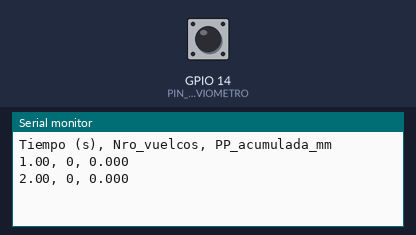
Simulated run of this sketch. Board: ESP32-S3. On the bench: the last lines printed to the serial monitor. The inputs (shaded band) are chosen by the test bench; at power-on: GPIO 14 (PIN_PLUVIOMETRO) HIGH.

Above: at 2.2 s.
2.3 s: GPIO 14 (PIN_PLUVIOMETRO) pulled LOW for 0.15 s
At 3.7 s:
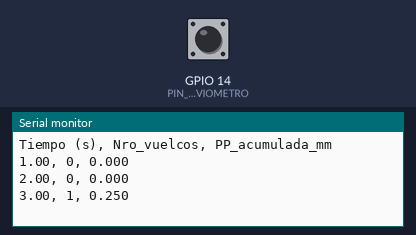
3.9 s: GPIO 14 (PIN_PLUVIOMETRO) pulled LOW for 1 s
At 4.8 s:
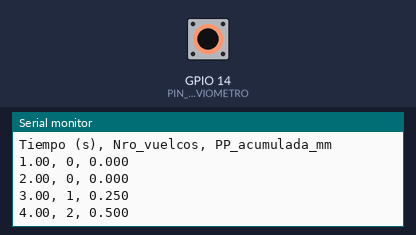
6.4 s: GPIO 14 (PIN_PLUVIOMETRO) pulled LOW for 0.15 s
At 7.5 s:
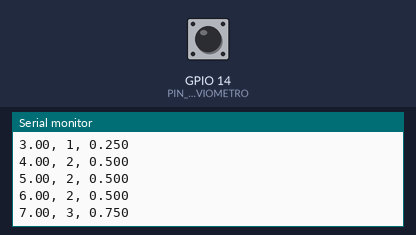
Timing chart, 0 to 9.4 s (numbered marks = the images above; inputs shaded):
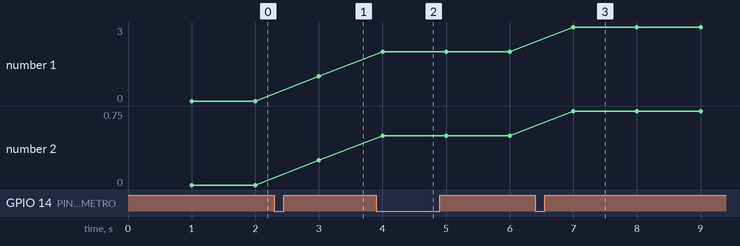

Measured:
- after the input at 2.3 s, the serial monitor: prints a new line after 0.70 s (image 1)
- after the input at 3.9 s, the serial monitor: prints a new line after 0.10 s (image 2)
- after the input at 6.4 s, the serial monitor: prints a new line after 0.60 s (image 3)
- plotted number 1: 2 → 3 after the input at 6.4 s
- plotted number 2: 0 → 0.25 after the input at 2.3 s, 0.25 → 0.5 after the input at 3.9 s, 0.5 → 0.75 after the input at 6.4 s

The sketch:

CodigoESP32_Experiencia4_Pluviometria.ino
```cpp
// Codigo para medicion de precipitacion con pluviometro de cangilones y ESP32.
//
// El pluviometro genera un pulso cada vez que el cangilon se vuelca.
// El programa cuenta la cantidad total de vuelcos y calcula la precipitacion
// acumulada usando una constante de calibracion C definida por el usuario.
//
// Esquema de conexion tipico:
//
// ESP32-S3        Pluviometro
// --------        -----------
// GPIO 4  ------- Señal
// GND     ------- GND
//
// Nota:
// Se usa INPUT_PULLUP, por lo que se asume que el contacto del pluviometro
// cierra contra GND cuando ocurre un vuelco.
// En ese caso, el pulso se detecta en el flanco de bajada: FALLING.


// ================= CONFIGURACION =================

// Pin donde se conecta la señal del pluviometro
const int PIN_PLUVIOMETRO = 14;

// Intervalo entre salidas por Serial, en segundos
const float INTERVALO = 1.0;

// Constante de calibracion del pluviometro
// Unidad: mm por vuelco
// Ejemplo: C = 0.25 significa que cada vuelco equivale a 0.2 mm de
// precipitacion equivalente
const float C = 0.25;

// Tiempo minimo entre vuelcos validos, en milisegundos
// Sirve para evitar rebotes mecanicos del contacto.
// Para pluviometros de cangilones suele ser razonable usar 100 a 300 ms.
const unsigned long TIEMPO_ANTIRREBOTE = 200;

// =================================================


// Variables modificadas dentro de la interrupcion
volatile unsigned long numeroVuelcos = 0;
volatile unsigned long ultimoPulso = 0;

// Control de tiempo para la salida serial
unsigned long tiempoAnterior = 0;


// Funcion que se ejecuta cada vez que se detecta un pulso
void IRAM_ATTR contarVuelco() {
  unsigned long tiempoActual = millis();

  // Antirrebote: solo cuenta el pulso si paso suficiente tiempo
  // desde el ultimo pulso valido
  if (tiempoActual - ultimoPulso > TIEMPO_ANTIRREBOTE) {
    numeroVuelcos++;
    ultimoPulso = tiempoActual;
  }
}


void setup() {
  Serial.begin(115200);       // Inicializa comunicacion serial
  delay(1000);                // Espera breve para estabilizar la conexion serial

  // Configura el pin del pluviometro con resistencia pull-up interna
  pinMode(PIN_PLUVIOMETRO, INPUT_PULLUP);

  // Asocia una interrupcion al pin del pluviometro
  // FALLING detecta cuando la señal pasa de HIGH a LOW
  attachInterrupt(digitalPinToInterrupt(PIN_PLUVIOMETRO), contarVuelco, FALLING);

  // Encabezado CSV
  Serial.println("Tiempo (s), Nro_vuelcos, PP_acumulada_mm");
}


void loop() {
  unsigned long tiempoActual = millis();

  if (tiempoActual - tiempoAnterior >= INTERVALO * 1000) {
    tiempoAnterior = tiempoActual;

    // Copia segura del contador
    // Se desactivan brevemente las interrupciones para evitar leer
    // la variable justo mientras esta siendo modificada.
    noInterrupts();
    unsigned long vuelcos = numeroVuelcos;
    interrupts();

    // Calcula precipitacion acumulada
    float ppAcumulada = vuelcos * C;

    // Tiempo en segundos
    float tiempo_s = tiempoActual / 1000.0;

    // Salida CSV
    Serial.print(tiempo_s, 2);
    Serial.print(", ");
    Serial.print(vuelcos);
    Serial.print(", ");
    Serial.println(ppAcumulada, 3);
  }
}
```
